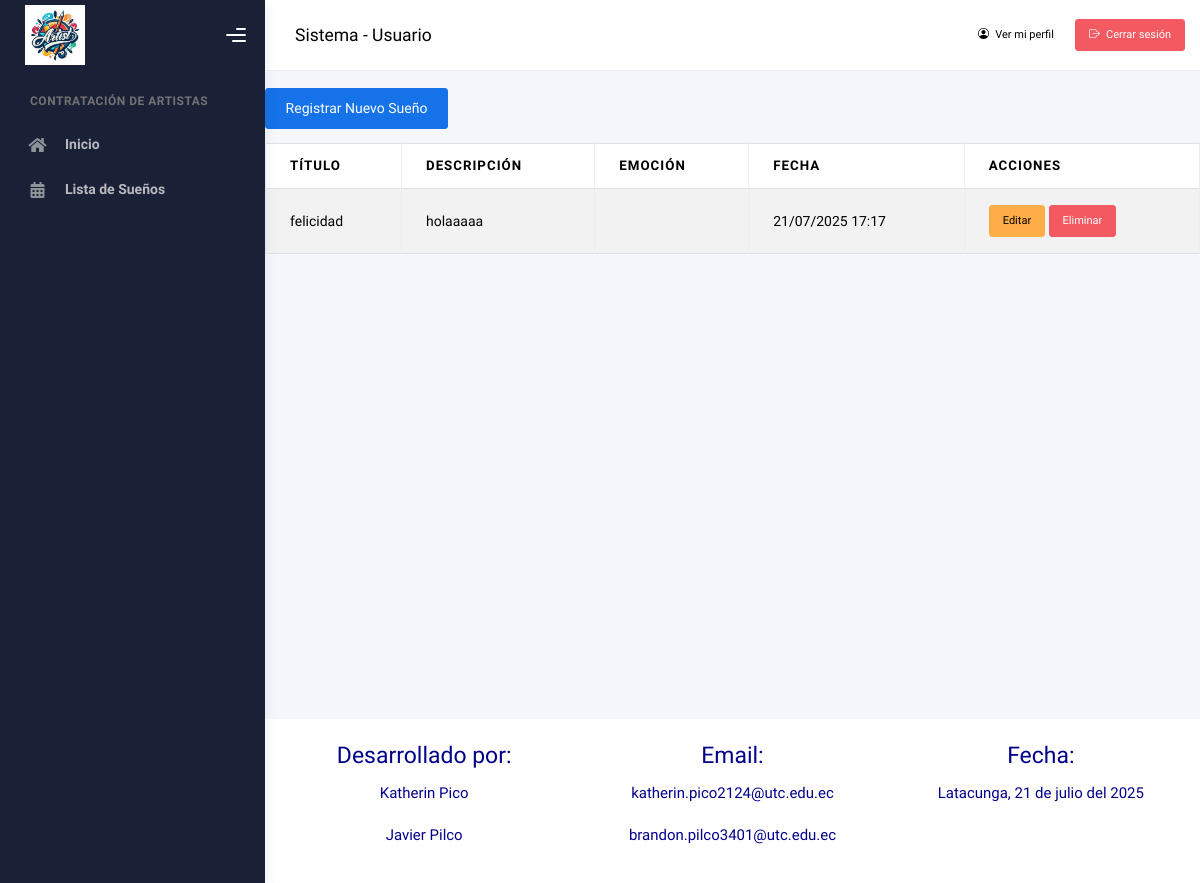
The app's page /usuario/suenos/ (signed in), older data.
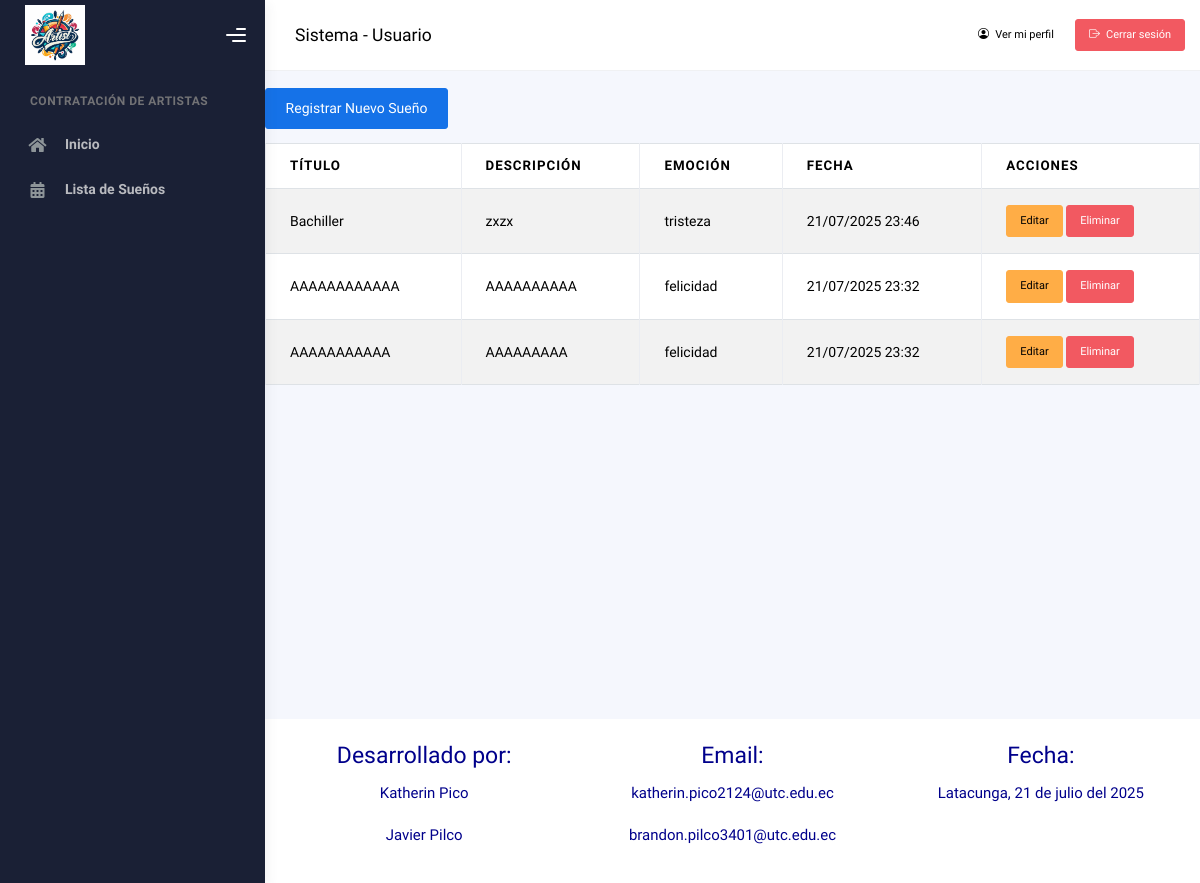
The same page, newer data.
### Aplicaciones/Sistema/models.py (models this page shows, shortened)
class Sueno(models.Model):
    usuario = models.ForeignKey(Usuario, on_delete=models.CASCADE, limit_choices_to={'rol': 'Usuario'})
    titulo = models.CharField(max_length=100)
    descripcion = models.TextField()
    emocion = models.ForeignKey(Emocion, on_delete=models.SET_NULL, null=True)
    fecha_creacion = models.DateTimeField(auto_now_add=True)
    class Meta:
        ordering = ['-fecha_creacion']

class Emocion(models.Model):
    nombre = models.CharField(max_length=50)
    descripcion = models.TextField(null=True, blank=True)
    valor = models.IntegerField(default=0)
    class Meta:
        ordering = ['nombre']

### Aplicaciones/Sistema/views.py (the view)
# urls.py: path('usuario/suenos/', views.listar_suenos, name='listar_suenos'),
def listar_suenos(request):
    usuario_id = request.session.get('usuario_id')
    if not usuario_id:
        return redirect('login')
    usuario = Usuario.objects.get(id=usuario_id)
    suenos = Sueno.objects.filter(usuario=usuario)
    return render(request, 'usuario/sueno/listarSuenos.html', {'suenos': suenos})

### Aplicaciones/Sistema/templates/usuario/sueno/listarSuenos.html (shortened to what this page needs)
{% extends 'usuario/plantilla.html' %}
{% load static %}
{% block contenido %}
<div class="container mt-5">
    <h2>Mis Sueños</h2>
    <a href="{% url 'nuevo_sueno' %}" class="btn btn-primary mb-3">Registrar Nuevo Sueño</a>
    <table class="table table-bordered table-striped">
        <thead>
            <tr>
                <th>Título</th>
                <th>Descripción</th>
                <th>Emoción</th>
                <th>Fecha</th>
                <th>Acciones</th>
            </tr>
        </thead>
        <tbody>
            {% for sueno in suenos %}
            <tr>
                <td>{{ sueno.titulo }}</td>
                <td>{{ sueno.descripcion }}</td>
                <td>{{ sueno.emocion.nombre }}</td>
                <td>{{ sueno.fecha_creacion|date:"d/m/Y H:i" }}</td>
                <td>
                    <a href="{% url 'editar_sueno' sueno.id %}" class="btn btn-warning btn-sm">Editar</a>
                    <a href="{% url 'eliminar_sueno' sueno.id %}" class="btn btn-danger btn-sm" onclick="return confirm('¿Estás seguro de eliminar este sueño?');">Eliminar</a>
                </td>
            </tr>
            {% empty %}
            <tr><td colspan="5">No has registrado sueños aún.</td></tr>
            {% endfor %}
        </tbody>
    </table>
</div>
{% endblock %}

### Aplicaciones/Sistema/templates/usuario/plantilla.html (shortened to what this page needs)
{% load static %}
<!DOCTYPE html>
<html lang="es">
  <head>
    <link href="https://cdn.jsdelivr.net/npm/bootstrap@5.3.3/dist/css/bootstrap.min.css" rel="stylesheet">
    <link rel="stylesheet" href="https://cdn.datatables.net/1.13.6/css/jquery.dataTables.min.css">
    <link rel="stylesheet" href="https://cdn.datatables.net/buttons/2.4.2/css/buttons.dataTables.min.css">
    <link rel="stylesheet" href="https://cdnjs.cloudflare.com/ajax/libs/bootstrap-fileinput/5.5.4/css/fileinput.min.css" />
    <link rel="stylesheet" href="https://cdnjs.cloudflare.com/ajax/libs/bootstrap/5.3.3/css/bootstrap.min.css" />
    <link rel="stylesheet" href="https://cdnjs.cloudflare.com/ajax/libs/font-awesome/6.7.2/css/all.min.css" />
    <link href="https://cdn.jsdelivr.net/npm/bootstrap@5.3.3/dist/css/bootstrap.min.css" rel="stylesheet">
    <link rel="stylesheet" href="https://cdn.jsdelivr.net/npm/bootstrap-icons@1.10.5/font/bootstrap-icons.css">
    <link rel="stylesheet" href="{% static 'plantilla/kaiadmin/assets/css/bootstrap.min.css' %}" />
    <link rel="stylesheet" href="{% static 'plantilla/kaiadmin/assets/css/plugins.min.css' %}" />
    <link rel="stylesheet" href="{% static 'plantilla/kaiadmin/assets/css/kaiadmin.min.css' %}" />
    <link rel="stylesheet" href="{% static 'plantilla/kaiadmin/assets/css/demo.css' %}" />
  </head>
  <body>
    <div class="wrapper">
      <div class="sidebar" data-background-color="dark">
        <div class="sidebar-logo">
          <div class="logo-header" data-background-color="dark">
            <a href="" class="logo">
              <img
                src="{% static 'plantilla/kaiadmin/assets/img/kaiadmin/logo_light.png' %}"
                alt="navbar brand"
                class="navbar-brand"
                height="60"
              />
            </a>
            <div class="nav-toggle">
              <button class="btn btn-toggle toggle-sidebar">
                <i class="gg-menu-right"></i>
              </button>
            </div>
          </div>
        </div>
        <div class="sidebar-wrapper scrollbar scrollbar-inner">
        <div class="sidebar-content">
            <ul class="nav nav-secondary">
            <li class="nav-section">
                <h4 class="text-section">Contratación de artistas</h4>
            </li>
            <li class="nav-item">
                <a href="{% url 'panel_usuario' %}">
                <i class="fas fa-home"></i>
                <p>Inicio</p>
                </a>
            </li>
            <li class="nav-item">
                <a href="{% url 'listar_suenos' %}">
                <i class="fas fa-calendar-alt"></i>
                <p>Lista de Sueños</p>
                </a>
            </li>
            </ul>
        </div>
        </div>
      </div>
      <div class="main-panel">
        <div class="main-header">
          <nav
            class="navbar navbar-header navbar-header-transparent navbar-expand-lg border-bottom"
          >
            <div class="container-fluid">
              <nav
                class="navbar navbar-header-left navbar-expand-lg navbar-form nav-search p-0 d-none d-lg-flex"
              >
                  <a class="navbar-brand" href="#">Sistema - Usuario</a>
              </nav>
              <ul class="navbar-nav topbar-nav ms-md-auto align-items-center">
                <div class="container-fluid">
            <div class="collapse navbar-collapse" id="navbarCliente">
                <div class="d-flex align-items-center">
                <a href="{% url 'ver_perfil' %}" class="btn btn-light btn-sm me-2">
                    <i class="bi bi-person-circle me-1"></i> Ver mi perfil
                </a>
                <a href="{% url 'iniciar_sesion' %}" class="btn btn-danger btn-sm">
                    <i class="bi bi-box-arrow-right me-1"></i> Cerrar sesión
                </a>
                </div>
            </div>
            </div>
              </ul>
            </div>
          </nav>
        </div>
    {% block contenido %}
    {% endblock %}
        <footer>
          <div class="row" style="padding: 20px; color:darkblue; background-color:white;">
            <div class="col-md-4 ">
              <h3 class="text-center">Desarrollado por:</h3>
              <p class="text-center">Katherin Pico</p>
              <p class="text-center">Javier  Pilco</p>
            </div>
            <div class="col-md-4 ">
              <h3 class="text-center">Email:</h3>
              <p class="text-center">katherin.pico2124@utc.edu.ec</p>
              <p class="text-center">brandon.pilco3401@utc.edu.ec</p>
            </div>
            <div class="col-md-4 ">
              <h3 class="text-center">Fecha:</h3>
              <p class="text-center">Latacunga, 21 de julio del 2025</p>
            </div>
          </div>
        </footer>
  </body>
</html>

Row changes from the older to the newer data that the page shows:
removed Sueno: titulo "felicidad", descripcion "holaaaaa", fecha_creacion "21/07/2025 17:17"
added Sueno: titulo "Bachiller", descripcion "zxzx", emocion.nombre "tristeza", fecha_creacion "21/07/2025 23:46"
added Sueno: titulo "AAAAAAAAAAAA", descripcion "AAAAAAAAAA", emocion.nombre "felicidad", fecha_creacion "21/07/2025 23:32"
added Sueno: titulo "AAAAAAAAAAA", descripcion "AAAAAAAAA", emocion.nombre "felicidad", fecha_creacion "21/07/2025 23:32"
